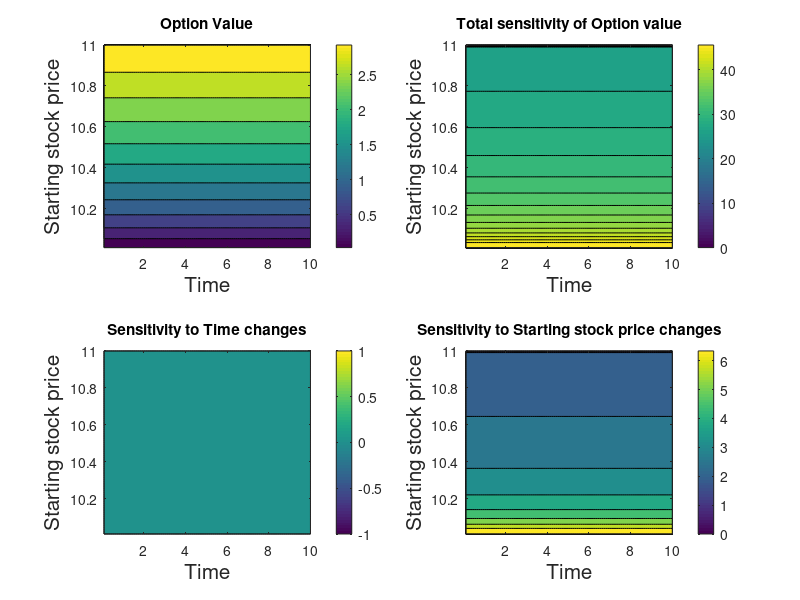

Write MATLAB code to recreate this figure.
%% Preambule
mu=0.02;
sigma=0.2;
time=82/252;
yield=0;
Strike=12;
Start=11;

%% 2D Plots
ValueCall=zeros(100,100);
ValuePut=zeros(100,100);
DValueCall=zeros(100,100);
DValuePut=zeros(100,100);
timevec=[];
startvec=[];
resolutionx=0.1;
resolutiony=0.01;

for i=1:100,
    time=0+i*resolutionx;
    startvec=[];
    for j=1:100,
        start=10+j*resolutiony;
        [A,B]=blsprice(Start,Strike,mu,time,sigma,yield);
        ValueCall(i,j)=A;
        ValuePut(i,j)=B;
        startvec(end+1)=start;
    end
    timevec(end+1)=time;
end

%%
DxValueCall=zeros(100,100);
DxValuePut=zeros(100,100);
for i=1:100,
    A=diff(ValueCall(i,:));
    B=diff(ValueCall(i,:));
    for j=1:99,
        DxValueCall(i,j)=A(j)/resolutionx;
        DxValuePut(i,j)=B(j)/resolutionx;
    end
end

DyValueCall=zeros(100,100);
DyValuePut=zeros(100,100);
for i=1:100,
    A=diff(ValueCall(:,i));
    B=diff(ValueCall(:,i));
    for j=1:99,
        DyValueCall(j,i)=A(j)/resolutiony;
        DyValuePut(j,i)=B(j)/resolutiony;
    end
end

%% Normalization
start0=11;
time0=82/252;

DyNValueCall=DyValueCall;
DyNValuePut=DyValuePut;
DxNValueCall=DxValueCall;
DxNValuePut=DxValuePut;

SensValueCall=sqrt(DyNValueCall^2+DxNValueCall^2);
SensValuePut=sqrt(DyNValuePut^2+DxNValuePut^2);


%% Actual Plots
subplot(2,2,1)
contourf(timevec,startvec,ValueCall,10)
xlabel('Time','FontSize', 15)
ylabel('Starting stock price','FontSize', 15)
title('Option Value')
colorbar

subplot(2,2,2)
contourf(timevec,startvec,SensValueCall,30)
xlabel('Time','FontSize', 15)
ylabel('Starting stock price','FontSize', 15)
title('Total sensitivity of Option value')
colorbar

subplot(2,2,3)
contourf(timevec(1:end),startvec(1:end),DxValueCall,10)
xlabel('Time','FontSize', 15)
ylabel('Starting stock price','FontSize', 15)
title('Sensitivity to Time changes')
colorbar

subplot(2,2,4)
contourf(timevec(1:end),startvec(1:end),DyValueCall,10)
xlabel('Time','FontSize', 15)
ylabel('Starting stock price','FontSize', 15)
title('Sensitivity to Starting stock price changes')
colorbar